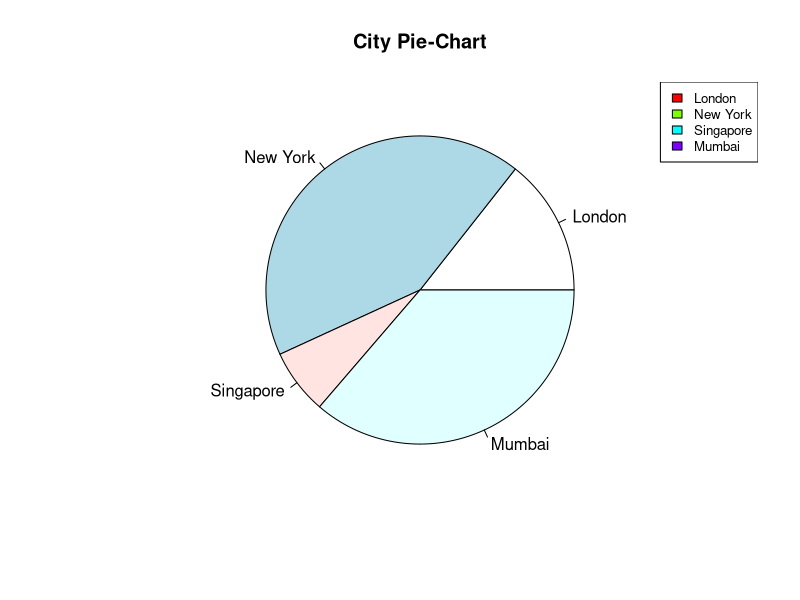

Recreate this plot in R.
# Define the input vector and labels
values <- c(21, 62, 10, 53)
labels <- c("London", "New York", "Singapore", "Mumbai")

# Create the pie chart with labels and a title
pie(values, labels = labels, main = "City Pie-Chart")

# Add a legend to the chart
legend("topright", labels, cex = 0.8, fill = rainbow(length(values)))





